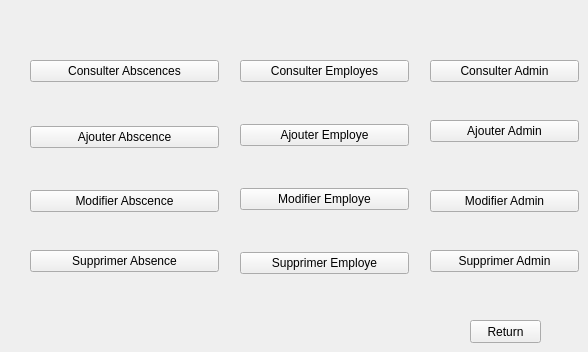
     <widget class="QWidget" name="page_31">
      <widget class="QPushButton" name="pushButton_96">
       <property name="geometry">
        <rect>
         <x>470</x>
         <y>320</y>
         <width>71</width>
         <height>23</height>
        </rect>
       </property>
       <property name="text">
        <string>Return</string>
       </property>
      </widget>
      <widget class="QPushButton" name="pushButton_97">
       <property name="geometry">
        <rect>
         <x>430</x>
         <y>250</y>
         <width>149</width>
         <height>22</height>
        </rect>
       </property>
       <property name="text">
        <string>Supprimer Admin</string>
       </property>
      </widget>
      <widget class="QPushButton" name="pushButton_98">
       <property name="geometry">
        <rect>
         <x>430</x>
         <y>190</y>
         <width>149</width>
         <height>22</height>
        </rect>
       </property>
       <property name="text">
        <string>Modifier Admin</string>
       </property>
      </widget>
      <widget class="QPushButton" name="pushButton_99">
       <property name="geometry">
        <rect>
         <x>430</x>
         <y>120</y>
         <width>149</width>
         <height>22</height>
        </rect>
       </property>
       <property name="text">
        <string>Ajouter Admin</string>
       </property>
      </widget>
      <widget class="QPushButton" name="pushButton_100">
       <property name="geometry">
        <rect>
         <x>430</x>
         <y>60</y>
         <width>149</width>
         <height>22</height>
        </rect>
       </property>
       <property name="text">
        <string>Consulter Admin</string>
       </property>
      </widget>
      <widget class="QPushButton" name="pushButton_101">
       <property name="geometry">
        <rect>
         <x>240</x>
         <y>188</y>
         <width>169</width>
         <height>22</height>
        </rect>
       </property>
       <property name="text">
        <string>Modifier Employe</string>
       </property>
      </widget>
      <widget class="QPushButton" name="pushButton_102">
       <property name="geometry">
        <rect>
         <x>240</x>
         <y>252</y>
         <width>169</width>
         <height>22</height>
        </rect>
       </property>
       <property name="text">
        <string>Supprimer Employe</string>
       </property>
      </widget>
      <widget class="QPushButton" name="pushButton_103">
       <property name="geometry">
        <rect>
         <x>240</x>
         <y>60</y>
         <width>169</width>
         <height>22</height>
        </rect>
       </property>
       <property name="text">
        <string>Consulter Employes</string>
       </property>
      </widget>
      <widget class="QPushButton" name="pushButton_104">
       <property name="geometry">
        <rect>
         <x>240</x>
         <y>124</y>
         <width>169</width>
         <height>22</height>
        </rect>
       </property>
       <property name="text">
        <string>Ajouter Employe</string>
       </property>
      </widget>
      <widget class="QPushButton" name="pushButton_105">
       <property name="geometry">
        <rect>
         <x>30</x>
         <y>126</y>
         <width>189</width>
         <height>22</height>
        </rect>
       </property>
       <property name="text">
        <string>Ajouter Abscence</string>
       </property>
      </widget>
      <widget class="QPushButton" name="pushButton_106">
       <property name="geometry">
        <rect>
         <x>30</x>
         <y>250</y>
         <width>189</width>
         <height>22</height>
        </rect>
       </property>
       <property name="text">
        <string>Supprimer Absence</string>
       </property>
      </widget>
      <widget class="QPushButton" name="pushButton_107">
       <property name="geometry">
        <rect>
         <x>30</x>
         <y>190</y>
         <width>189</width>
         <height>22</height>
        </rect>
       </property>
       <property name="text">
        <string>Modifier Abscence</string>
       </property>
      </widget>
      <widget class="QPushButton" name="pushButton_108">
       <property name="geometry">
        <rect>
         <x>30</x>
         <y>60</y>
         <width>189</width>
         <height>22</height>
        </rect>
       </property>
       <property name="text">
        <string>Consulter Abscences</string>
       </property>
      </widget>
     </widget>
